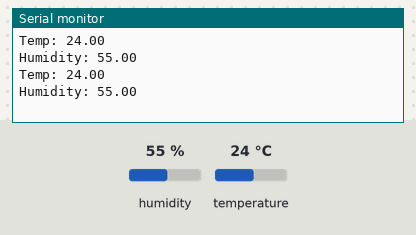
Bench run of a sketch on a simulated ESP8266 (NodeMCU). On the bench: the last lines printed to the serial monitor. The test bench sets the inputs (shaded band); at power-on: humidity 55 %, temperature 24 °C.

Above: at 2.8 s.
2.9 s: humidity set to 22 %
At 4.8 s:
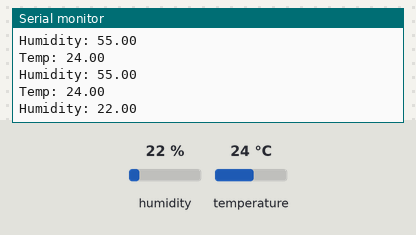
5.6 s: temperature set to 12 °C
At 7.2 s:
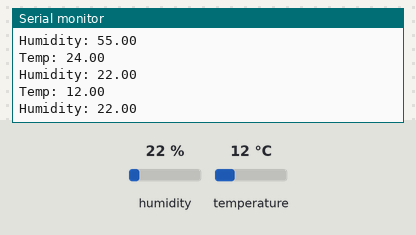
8.3 s: humidity set to 40 %
At 10.7 s:
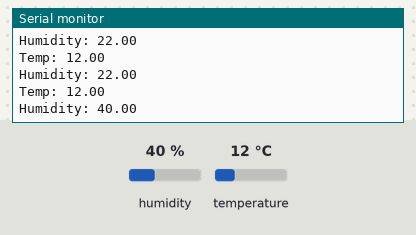
Timing chart, 0 to 12.2 s (numbered marks = the images above; inputs shaded):
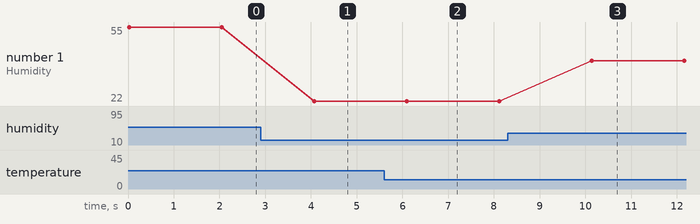

Measured:
- after the input at 2.9 s, the serial monitor: prints a new line after 1.2 s (image 1)
- after the input at 5.6 s, the serial monitor: prints a new line after 0.47 s (image 2)
- after the input at 8.3 s, the serial monitor: prints a new line after 1.8 s (image 3)
- plotted number 1: 55 → 22 after the input at 2.9 s, 22 → 40 after the input at 8.3 s

The sketch:

class11b.ino
```cpp
#include "DHT.h"
#define DHTTYPE DHT11
uint8_t DHTPin = D4;

// Initialize DHT sensor.
DHT dht(DHTPin, DHTTYPE);

float Temperature;
float Humidity;

void setup() {
  // put your setup code here, to run once:
  Serial.begin(9600);
  pinMode(DHTPin, INPUT);
  dht.begin();
}

void loop() {
  // put your main code here, to run repeatedly:
  Serial.print("Temp: ");
  Serial.println(dht.readTemperature());
  Serial.print("Humidity: ");
  Serial.println(dht.readHumidity());
  delay(2000);
}
```
